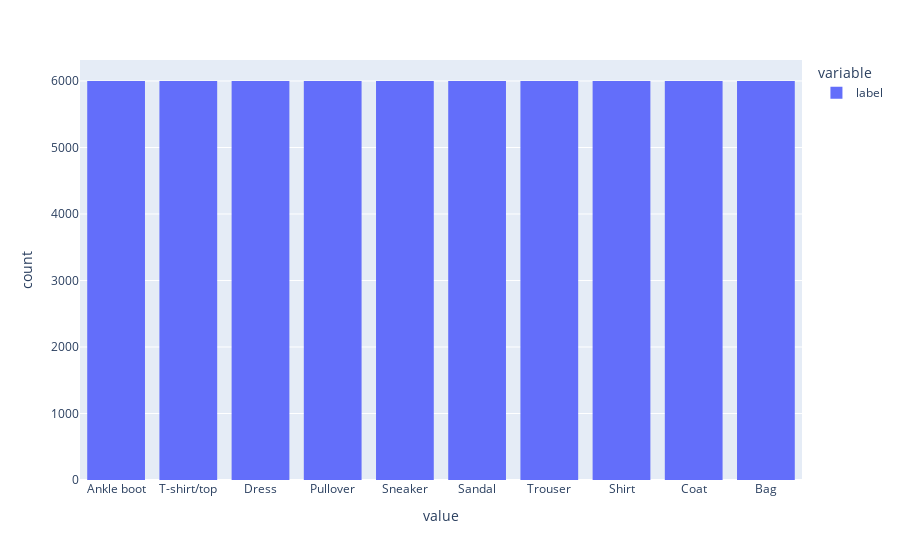

The code cell stored with this chart in its notebook:
### Markdown cell above
### Problem 1c: Visualizing Label Distribution

One of the strengths of `pandas` is its ability to quickly generate visualizations of data. This is particularly useful for understanding the distribution of your dataset. In this task, we will use `pandas`' built-in plotting functions to create a visualization of the label distribution in our `DataFrame`.

#### Why Visualize Label Distribution?

Visualizing the label distribution helps us:
- Understand the balance of classes in the dataset.
- Identify any potential biases or imbalances that could affect model performance.
- Gain insights into the dataset before proceeding with further analysis.

**Task:**
1. Use the `pandas` [built-in plotting functions](https://pandas.pydata.org/pandas-docs/stable/user_guide/visualization.html) to create a histogram of the label distribution. (x-axis is the class label and y axis is the sample count)
2. Ensure the chart is clear and labeled appropriately for easy interpretation.

### Code cell
# Plotting library to use, default is matplotlib but plotly has more functionality
pd.options.plotting.backend = "plotly" 

# TODO: Plot a histogram of the labels in the DataFrame `df` using the DataFrame's built-in plotting functions (this should be 1 line)
df['label'].plot(kind="hist")

### Figure 1 — Plotly figure (JSON) as saved in the notebook; plotly's stock layout.template omitted (floating-point values rounded to 4 significant figures; data arrays with more than 128 entries replaced by an {"elided": "..."} marker saying what was removed)
{"data": [{"bingroup": "x", "hovertemplate": "variable=label<br>value=%{x}<br>count=%{y}<extra></extra>", "legendgroup": "label", "marker": {"color": "#636efa", "pattern": {"shape": ""}}, "name": "label", "orientation": "v", "showlegend": true, "type": "histogram", "x": {"elided": "60000 str values"}, "xaxis": "x", "yaxis": "y"}], "layout": {"barmode": "relative", "legend": {"title": {"text": "variable"}, "tracegroupgap": 0}, "margin": {"t": 60}, "xaxis": {"anchor": "y", "domain": [0, 1], "title": {"text": "value"}}, "yaxis": {"anchor": "x", "domain": [0, 1], "title": {"text": "count"}}}}
